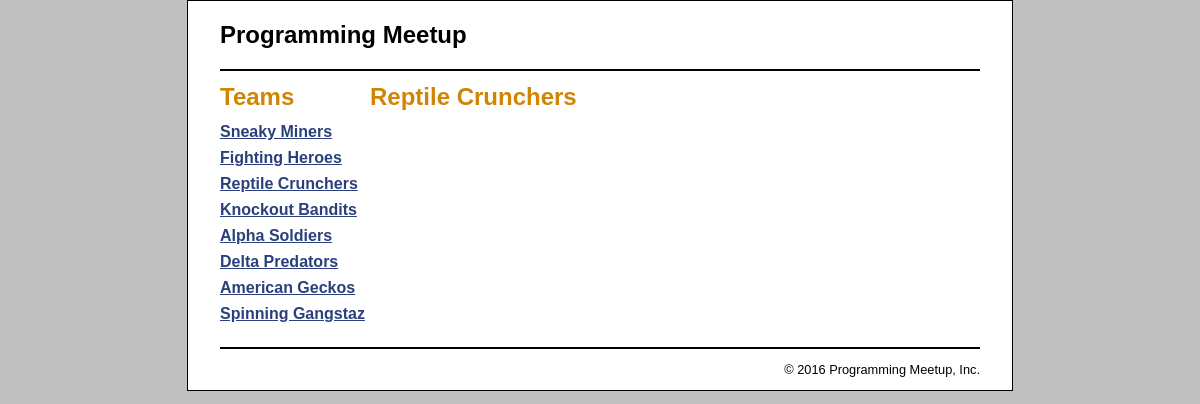
Page /controller/product_catalog?team_id=3 on the earlier database version.
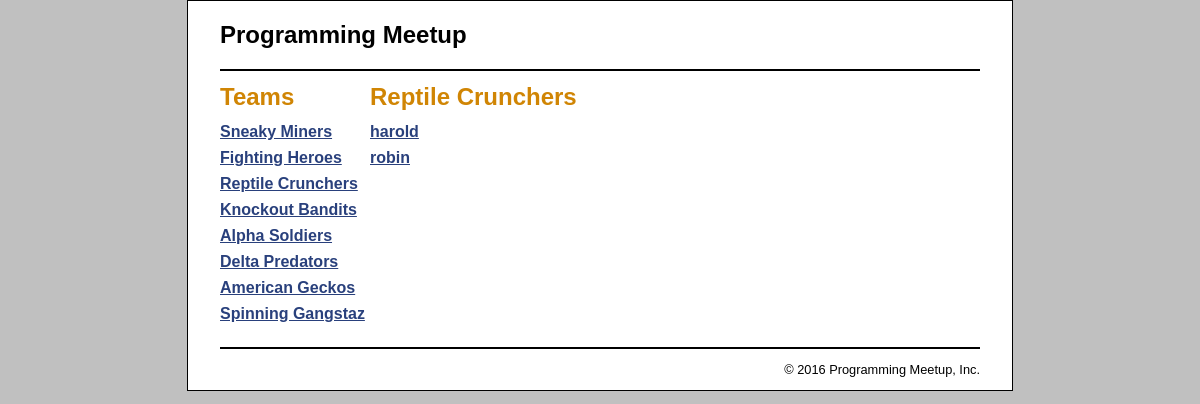
Same page on the later database version.
### tables this page shows
CREATE TABLE team (
	team_id				int				auto_increment,
	team_name			varchar(255)	not null 		unique,
	team_description	varchar(500)	not null,	
	
	primary key (team_id)
);

CREATE TABLE member (
	team_id				int				not null,
	member_id			int				auto_increment,	
	member_name			varchar(255)	not null,
	member_birthday		date,

	index team_id (team_id),	
	foreign key (team_id) references team(team_id),		
	primary key (member_id)	
);

### model/category_db.php (called while the page is built, shortened)
<?php
	function get_teams() {
	    global $db;
	    $query = 'SELECT * FROM team
	              ORDER BY team_id';
	    $statement = $db->prepare($query);
	    $statement->execute();
	    return $statement;
	}
	function get_team_name($group_id) {
	    global $db;
	    $query = 'SELECT * FROM team
	              WHERE team_id = :group_id';
	    $statement = $db->prepare($query);
	    $statement->bindValue(':group_id', $group_id);
	    $statement->execute();
	    $team = $statement->fetch();
	    $team_name = $team['team_name'];
	    return $team_name;
	}
?>

### model/product_db.php (called while the page is built, shortened)
<?php
function get_member_by_team($team_id) {
    global $db;
    $query = 'SELECT * FROM member
              WHERE member.team_id = :team_id
              ORDER BY member_id';
    $statement = $db->prepare($query);
    $statement->bindValue(":team_id", $team_id);
    $statement->execute();
    $members = $statement->fetchAll();
    return $members;
}
?>

### view/product_catalog/product_list.php (the view)
<?php include '../../view/template/header.php'; ?>
<main>
    <aside>
        <h1>Teams</h1>
		<?php include '../../view/template/categories_nav.php'; ?>
    </aside>
    <section>
        <h1><?php echo $team_name; ?></h1>
        <ul class="nav">
            <?php foreach ($member as $person) : ?>
            <li>
                <a href = "?action=view_product&amp;product_id=<?php
						  echo $person['member_id']; ?>" >
                    <?php echo $person['member_name']; ?>
                </a>
            </li>
            <?php endforeach; ?>
        </ul>
    </section>
</main>
<?php include '../../view/template/footer.php'; ?>

### controller/product_catalog/index.php (shortened to what this page needs)
<?php
require('../../model/database.php');
require('../../model/product_db.php');
require('../../model/category_db.php');
$action = filter_input(INPUT_POST, 'action');
if ($action == NULL) {
    $action = filter_input(INPUT_GET, 'action');
    if ($action == NULL) {
        $action = 'list_products';
    }
}
if ($action == 'list_products') {
    $team_id = filter_input(INPUT_GET, 'team_id', FILTER_VALIDATE_INT);
    $teams = get_teams();
    $team_name = get_team_name($team_id);
    $member = get_member_by_team($team_id);
    include('../../view/product_catalog/product_list.php');
} else if ($action == 'view_product') {
    $product_id = filter_input(INPUT_GET, 'product_id', FILTER_VALIDATE_INT);
    if ($product_id == NULL || $product_id == FALSE) {
        $error = 'Missing or incorrect product id.';
        include('../../public/errors/error.php');
    } else {
        $teams = get_teams();
        $product = get_member($product_id);
		echo var_dump($product);
        $code = $product['productCode'];
        $name = $product['productName'];
        $list_price = $product['listPrice'];
        $discount_percent = 30;
        $discount_amount = round($list_price * ($discount_percent/100.0), 2);
        $unit_price = $list_price - $discount_amount;
        $discount_amount_f = number_format($discount_amount, 2);
        $unit_price_f = number_format($unit_price, 2);
        $image_filename = '../../public/images/' . $code . '.png';
        $image_alt = 'Image: ' . $code . '.png';
        include('../../view/product_catalog/product_view.php');
    }
}
?>

### view/template/header.php (shortened to what this page needs)
<?php
	function locateMainCssFile() {
		$path = '';
		$dir = ['/public/css/', '/../../public/css/'];
		if (file_exists(dirname($dir[0]))) {
			$path = $dir[0];
		} else {
			$path = $dir[1];
		}
		echo $path. 'main.css';
	}
?>
<!DOCTYPE html>
<html>
	<head>
		<link rel="stylesheet" type="text/css"
			  href = '<?php locateMainCssFile() ?>'>
	</head>
	<body>
	<header>
		<h1>Programming Meetup</h1>
	</header>

### view/template/categories_nav.php
<nav>
	<ul>
	<?php foreach ($teams as $team) : ?>
		<li>
		<a href="?team_id=<?php echo $team['team_id']; ?>">
			<?php echo $team['team_name']; ?>
		</a>
		</li>
	<?php endforeach; ?>
	</ul>
</nav>

### view/template/footer.php
<footer>
    <p class="copyright">
        &copy; <?php echo date("Y"); ?> Programming Meetup, Inc.
    </p>
</footer>
</body>
</html>

### public/css/main.css (style rules this page uses)
html { background-color: rgb(192, 192, 192); }
body { font-family: Arial, Helvetica, sans-serif; width: 760px; margin: 0 auto; padding: 0 2em; background-color: white; border: 1px solid black; }
header { border-bottom: 2px solid black; padding: .5em 0; }
header h1 { color: black; }
aside { float: left; width: 150px; }
section { float: left; width: 500px; }
footer { clear: both; border-top: 2px solid black; }
footer p { text-align: right; font-size: 80%; }
h1 { font-size: 150%; margin: .5em 0; }
h1, h2 { color: rgb(208, 133, 4); }
ul { list-style-type: none; margin: 0; padding-left: 0; padding-bottom: 1em; }
li { padding-bottom: 0.5em; }
a { color: rgb(41, 64, 124); font-weight: bold; }

Differences in the rows shown:
added member: member_name "harold"
added member: member_name "robin"
